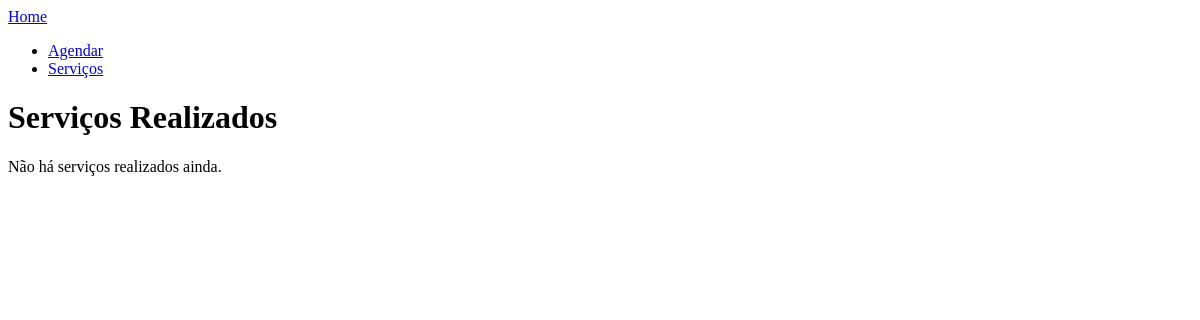
/servicos/, run on an earlier commit of the app's database.
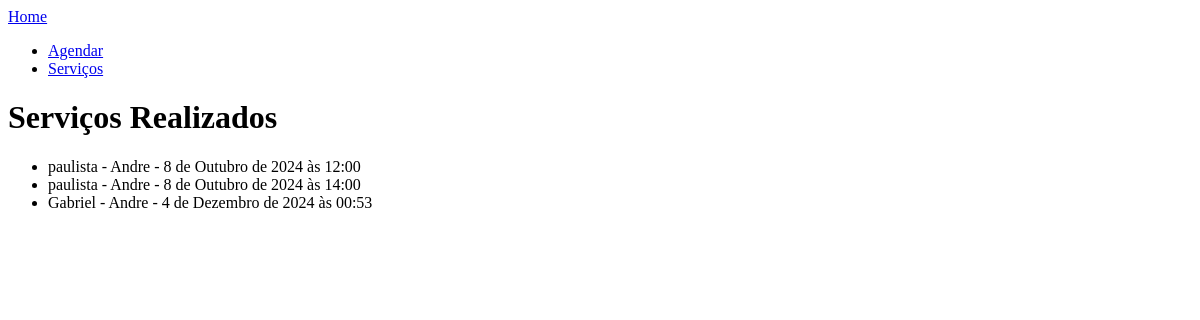
And on a later commit of the database.
### clientes/models.py (models this page shows, shortened)
class Agendamento(models.Model):
    cliente = models.ForeignKey(Cliente, on_delete=models.CASCADE)
    funcionario = models.ForeignKey(Funcionario, on_delete=models.CASCADE)
    data_hora = models.DateTimeField()

class Cliente(models.Model):
    nome = models.CharField(max_length=50, null=False, blank=False)
    sobrenome = models.CharField(max_length=50, null=True, blank=True)
    email = models.EmailField(max_length=50, null=True, blank=True)
    cpf = models.CharField(max_length=12, null=False, blank=False)

class Funcionario(models.Model):
    nome = models.CharField(max_length=100, null=False, blank=False)
    cargo = models.CharField(max_length=100, null=False, blank=False)
    salario = models.DecimalField(max_digits=10, decimal_places=2, null=False, blank=False)

### clientes/views.py (the view)
# urls.py: path('servicos/', views.servicos, name='servicos'),
def servicos(request):
    agendamentos = Agendamento.objects.all()
    return render(request, 'clientes/servicos.html', {
        'agendamentos': agendamentos
    })

### clientes/templates/clientes/servicos.html (shortened to what this page needs)
<!DOCTYPE html>
<html lang="pt-BR">
<head>
</head>
<body>
    <nav class="navbar">
        <a href="/">Home</a>
        <ul class="nav-links">
            <li><a href="{% url 'agendar' %}">Agendar</a></li>
            <li><a href="{% url 'servicos' %}">Serviços</a></li>
        </ul>
    </nav>
    <h1>Serviços Realizados</h1>
    {% if agendamentos %}
        <ul>
            {% for agendamento in agendamentos %}
                <li>
                    {{ agendamento.cliente.nome }} - {{ agendamento.funcionario.nome }}
                    - {{ agendamento.data_hora }}
                </li>
            {% endfor %}
        </ul>
    {% else %}
        <p>Não há serviços realizados ainda.</p>
    {% endif %}
</body>
</html>

What changed in the data, as far as the page shows it:
added Agendamento: cliente.nome "paulista", funcionario.nome "Andre", data_hora "8 de Outubro de 2024 às 12:00"
added Agendamento: cliente.nome "paulista", funcionario.nome "Andre", data_hora "8 de Outubro de 2024 às 14:00"
added Agendamento: cliente.nome "Gabriel", funcionario.nome "Andre", data_hora "4 de Dezembro de 2024 às 00:53"
Also different on the page:
text no longer shown: "Não há serviços realizados ainda."
